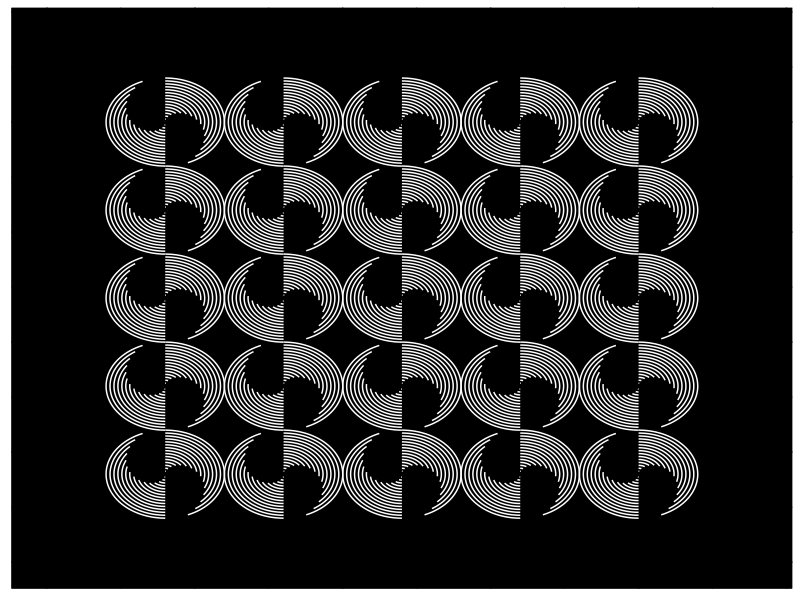
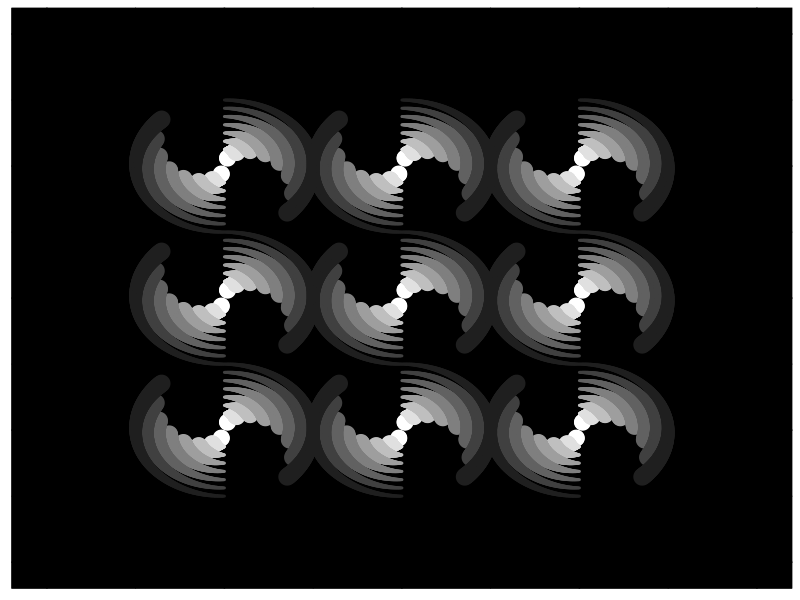

Generate these figures, in order, with R:
library(ggplot2)
library(ggforce)
library(dplyr)
library(cowplot)


#ex 1----

number_of_arcs<-15

number_x_grid_points<-5
number_y_grid_points<-5

max_pi<-7*pi/8

arcs <- data.frame(
  start = rep(0,number_of_arcs),
  end = seq(0,max_pi,max_pi/number_of_arcs)[-1],
  r = seq(0,1, 1/number_of_arcs)[-1],
  x_centre=2*rep(rep(seq(1,number_x_grid_points),length=number_x_grid_points*number_y_grid_points),
               each=number_of_arcs),
  y_centre=2*rep(rep(seq(1,number_x_grid_points),each=number_y_grid_points),
               each=number_of_arcs)
)

arcs<-arcs%>%
  mutate(start=start+pi,
         end=end+pi)%>%
  bind_rows(arcs)

line_colour<-"white"
background_colour<-"black"

ggplot(arcs) +
  geom_arc(aes(x0 = x_centre,
               y0 = y_centre,
               r = r,
               start = start,
               end = end),
               color=line_colour)+
  xlim(0,2*(number_x_grid_points+1))+
  ylim(0,2*(number_y_grid_points+1))+
  theme(panel.background = element_rect(fill = background_colour, color = background_colour),
        panel.grid.minor=element_line(colour=background_colour),
        panel.grid.major=element_line(colour=background_colour),
        axis.title.x=element_blank (), axis.text.x=element_blank (), axis.ticks.x=element_blank (),
        axis.title.y=element_blank (), axis.text.y=element_blank (), axis.ticks.y=element_blank ())


#ex 2----

number_of_arcs<-8

number_x_grid_points<-3
number_y_grid_points<-3
max_r<-1

max_pi<-12*pi/16

arcs <- data.frame(
  start = rep(0,number_of_arcs),
  end = seq(0,max_pi,max_pi/number_of_arcs)[-1],
  r = seq(0,max_r, 1/number_of_arcs)[-1],
  x_centre=2*rep(rep(seq(1,number_x_grid_points),length=number_x_grid_points*number_y_grid_points),
                 each=number_of_arcs),
  y_centre=2*rep(rep(seq(1,number_x_grid_points),each=number_y_grid_points),
                 each=number_of_arcs)
)

arcs<-arcs%>%
  mutate(start=start+pi,
         end=end+pi)%>%
  bind_rows(arcs)

line_colour<-"grey"
background_colour<-"black"

plot<-arcs%>%
  ggplot() +
  geom_arc(aes(x0 = x_centre,
               y0 = y_centre,
               r=r,
               start = start,
               end = end,
               size = stat(index),
               colour=factor(r)),
           lineend = 'round') +
  scale_radius()+
  scale_color_manual(values=paste0(line_colour,round(seq(100,100/number_of_arcs,-(100/number_of_arcs)),0)))+
  xlim(0,2*(number_x_grid_points+1))+
  ylim(0,2*(number_y_grid_points+1))+
  theme(panel.background = element_rect(fill = background_colour, color = background_colour),
        panel.grid.minor=element_line(colour=background_colour),
        panel.grid.major=element_line(colour=background_colour),
        axis.title.x=element_blank (), axis.text.x=element_blank (), axis.ticks.x=element_blank (),
        axis.title.y=element_blank (), axis.text.y=element_blank (), axis.ticks.y=element_blank (),
        legend.position = "none")

plot

save_plot("circles.png", plot, base_height = 10, base_width = 10)

